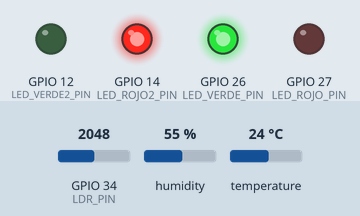
A sketch run on a simulated ESP32. On the bench: output pins drawn as LEDs (lit = HIGH). The test bench sets the inputs (shaded band); at power-on: humidity 55 %, temperature 24 °C, GPIO 34 (LDR_PIN) = 2048. WiFi joins after 1.5 s; servers stay silent unless stated; uploads are accepted with an empty reply; what the sketch prints to the serial monitor is not drawn.

Above: at 5.0 s.
5.1 s: humidity set to 78 %
19.1 s: humidity set to 81 %
30.3 s: temperature set to 29 °C
At 35.3 s:
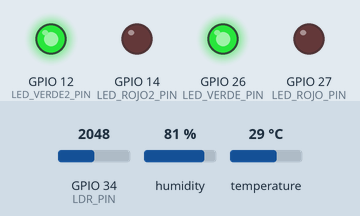
41.5 s: temperature set to 32 °C
At 50.3 s:
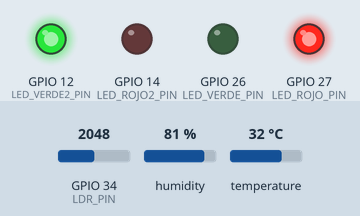
52.7 s: humidity set to 22 %
At 64.5 s:
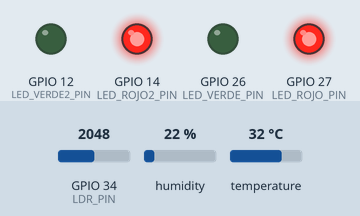
65.4 s: humidity set to 88 %
At 79.7 s:
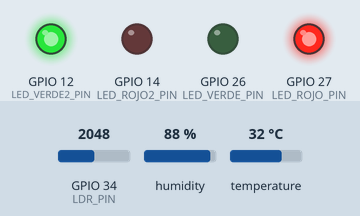
Timing chart, 0 to 80.4 s (numbered marks = the images above; inputs shaded):
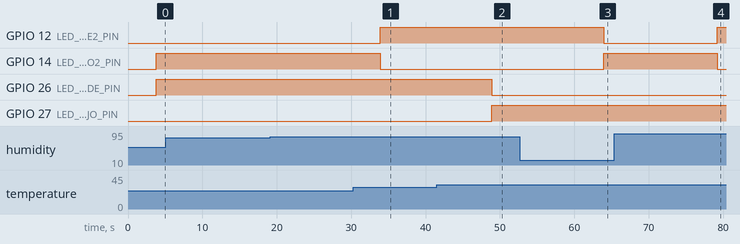

Measured:
- the behaviour switches between 30 and 31 °C on temperature (found by bisection; images 1 and 2)
- after the input at 5.1 s, every drawn part: stays the same
- after the input at 19.1 s, every drawn part: stays the same
- after the input at 41.5 s, GPIO 26 (LED_VERDE_PIN): HIGH → LOW after 7.4 s; GPIO 27 (LED_ROJO_PIN): LOW → HIGH after 7.4 s
- after the input at 52.7 s, GPIO 12 (LED_VERDE2_PIN): HIGH → LOW after 11.3 s; GPIO 14 (LED_ROJO2_PIN): LOW → HIGH after 11.3 s
- after the input at 65.4 s, GPIO 12 (LED_VERDE2_PIN): LOW → HIGH after 13.8 s; GPIO 14 (LED_ROJO2_PIN): HIGH → LOW after 13.8 s

The sketch:

program.ino
```cpp
#include <DHT.h>           // Librería para interactuar con el sensor DHT (Temperatura y Humedad)
#include <WiFi.h>          // Librería para la conexión WiFi
#include <HTTPClient.h>    // Librería para realizar peticiones HTTP (necesaria para el Webhook)
#include <WiFiClientSecure.h> // Librería para manejar conexiones HTTPS (seguras) como la de Discord


// =================================================================
// 1. CONFIGURACIÓN DE RED Y WEBHOOK
// =================================================================

const bool MODO_OFFLINE = false;  // Si es 'true', el ESP32 NO intentará conectarse a WiFi ni enviará mensajes a Discord.
#define SSID "Enma"                  // Nombre (SSID) de la red WiFi a la que se conectará el ESP32
#define PASSWORD "12345678"                         // Contraseña de la red
// URL completa del Webhook de Discord para enviar notificaciones de alerta
#define DISCORD_WEBHOOK_URL "https://discord.com/api/webhooks/1437819811915628705/YXGigV365ycnQdp17CIawfg5VbqWDYvN0e5G5NSwFgGx4RFFsxCMW-QFn4ef0wVigo8Q"


// =================================================================
// 2. CONFIGURACIÓN DE HARDWARE Y LÓGICA
// =================================================================
const byte LED_ROJO_PIN = 27;        // Pin del LED Rojo: Indica estado crítico de TEMPERATURA
const byte LED_VERDE_PIN = 26;       // Pin del LED Verde: Indica estado OK de TEMPERATURA
const byte LED_ROJO2_PIN = 14;       // Pin del segundo LED Rojo: Indica estado crítico de HUMEDAD
const byte LED_VERDE2_PIN = 12;     // Pin del segundo LED Verde: Indica estado OK de HUMEDAD
const byte DHT_SENSOR_PIN = 13;     // Pin de datos donde está conectado el sensor DHT
const byte LDR_PIN= 34;             // Pin analógico donde está conectado el sensor de luz (LDR)
#define DHT_SENSOR_TYPE DHT11       // Especificación del tipo de sensor DHT utilizado (DHT11)


// Inicialización del objeto DHT, pasándole el pin y el tipo de sensor
DHT dht_sensor(DHT_SENSOR_PIN, DHT_SENSOR_TYPE);


// LÍMITES CRÍTICOS PARA LA PLANTA
const float TEMP_CRITICA_BAJA = 10.0;    // Temperatura mínima tolerable para la planta (°C)
const float TEMP_CRITICA_ALTA = 30.0;    // Temperatura máxima tolerable para la planta (°C)
const float HUMEDAD_CRITICA_BAJA = 80; // Humedad relativa mínima tolerable para la planta (%)
// El ESP32 tiene un ADC de 12 bits, por lo que el valor máximo es 4095.
const float VALOR_MAXIMO_LUZ_PERMITIDO = 1000; // Valor analógico máximo permitido para considerar que la planta NO está en el sol (mas luz = menos valor analógico)


// Intervalos de tiempo de lectura
// Frecuencia de lectura en minutos (0.25 min = 15 segundos)
const float INTERVALO_LECTURA_M = 0.25;

// Conversión del intervalo a milisegundos para usar en delay().
// Usamos long en el resultado final ya que delay() requiere milisegundos (un entero grande).
const long INTERVALO_LECTURA_MS = (long)(INTERVALO_LECTURA_M * 60.0 * 1000.0);


// Tiempo mínimo en milisegundos entre dos notificaciones de alerta consecutivas
const unsigned long COOLDOWN_ALERTA_M = 1UL;               // Tiempo de enfriamiento en minutos
const unsigned long COOLDOWN_ALERTA_MS = COOLDOWN_ALERTA_M * 60UL * 1000UL;
unsigned long tiempoUltimaAlerta = 0;           // Variable para almacenar el tiempo (millis()) de la última alerta enviada

// =================================================================
// FUNCIÓN PARA ENVIAR NOTIFICACIONES A NUESTRO CANAL DE DISCORD
// =================================================================
void enviarMensajeDiscord(String mensaje) {
    // Si MODO_OFFLINE es verdadero, la función termina inmediatamente sin hacer nada.
    if (MODO_OFFLINE) {
        Serial.println(F("[OFFLINE] Notificación de Discord omitida."));
        return;
    }

    if (WiFi.status() == WL_CONNECTED) { // Verifica si hay conexión WiFi
        WiFiClientSecure client;
        client.setInsecure(); // Permite conexiones SSL/TLS sin validación estricta de certificado (útil en entornos como Wokwi)
        HTTPClient http;
        http.begin(client, DISCORD_WEBHOOK_URL); // Inicializa la conexión HTTP al Webhook
        http.setConnectTimeout(30000);            // Configura un tiempo de espera para la conexión (30 segundos)
        http.addHeader("Content-Type", "application/json"); // Especifica que el cuerpo del mensaje es JSON

        // Construye el payload JSON con el mensaje a enviar
        String payload = "{\"content\": \"" + mensaje + "\"}";

        Serial.print(F("Enviando a Discord: "));
        Serial.println(payload);

        int httpCode = http.POST(payload); // Envía la petición POST

        if (httpCode > 0) {
            if (httpCode == 204) { // Código 204 No Content: Respuesta exitosa de Discord para Webhooks
                Serial.println(F("Mensaje enviado con éxito."));
            } else {
                Serial.printf("[HTTP] Código de respuesta: %d\n", httpCode);
                Serial.println(http.getString());
            }
        } else {
            // Manejo de errores de conexión HTTP
            Serial.printf("[HTTP] Falló la conexión, error: %s\n", http.errorToString(httpCode).c_str());
        }

        http.end(); // Cierra la conexión HTTP
    } else {
        Serial.println(F("No hay conexión WiFi para enviar el mensaje."));
    }
}


// =================================================================
// INICIALIZACION
// =================================================================
void setup() {
    Serial.begin(115200); // Inicializa la comunicación serial a 115200 baudios

    // Muestra el modo de operación actual
    if (MODO_OFFLINE) {
        Serial.println(F("Sistema de monitoreo de planta iniciado en MODO OFFLINE."));
        Serial.println(F("Las conexiones WiFi y notificaciones de Discord están deshabilitadas."));
    } else {
        Serial.println(F("Sistema de monitoreo de planta iniciado en MODO ONLINE."));
    }
    delay(100);

    // Configuración de los pines de LED como SALIDA
    pinMode(LED_ROJO_PIN, OUTPUT);
    pinMode(LED_VERDE_PIN, OUTPUT);
    pinMode(LED_ROJO2_PIN, OUTPUT);
    pinMode(LED_VERDE2_PIN, OUTPUT);

    // Configuración del pin LDR como ENTRADA (analógica por defecto en ESP32, pero buena práctica declararlo)
    pinMode(LDR_PIN, INPUT);

    dht_sensor.begin(); // Inicializa el sensor DHT

    // Conexión a Internet (solo si MODO_OFFLINE es falso)
    if (!MODO_OFFLINE) {
        Serial.print(F("Conectando a red: "));
        Serial.println(SSID);
        WiFi.begin(SSID, PASSWORD); // Intenta conectar a la red
        while (WiFi.status() != WL_CONNECTED) { // Bucle de espera hasta que la conexión se establezca
            delay(500);
            Serial.print(".");
        }
        Serial.println(F("¡Conexión Wi-Fi establecida!"));

        // Envía un mensaje de inicio a Discord confirmando el funcionamiento
        enviarMensajeDiscord("✅ Sistema de monitoreo de planta iniciado");
    }
    delay(2000);
}

// =================================================================
// PROGRAMA PRINCIPAL
// =================================================================
void loop() {
    // Lectura de datos del sensor DHT
    float humedad = dht_sensor.readHumidity();
    float temperatura = dht_sensor.readTemperature();
    String mensajeAlerta = ""; // Cadena para acumular los mensajes de alerta si las condiciones son críticas

    // 1. Verificación de lectura del sensor (errores comunes del DHT)
    if (isnan(temperatura) || isnan(humedad)) {
        Serial.println(F("Error al leer datos del Sensor DHT"));
        // Enciende todos los LEDs (o parpadean, etc.) para indicar un fallo de lectura del sensor
        digitalWrite(LED_ROJO_PIN, HIGH);
        digitalWrite(LED_VERDE_PIN, HIGH);
        digitalWrite(LED_ROJO2_PIN, HIGH);
        digitalWrite(LED_VERDE2_PIN, HIGH);
    } else {
        // 2. Lógica de Alertas y Acumulación de Mensajes

        // Verificar Temperatura Baja
        if (temperatura < TEMP_CRITICA_BAJA) {
            mensajeAlerta = mensajeAlerta+  "**TEMPERATURA BAJA:** T=" + String(temperatura, 1) + "°C (Mín. permitida:" + String(TEMP_CRITICA_BAJA) + "°C). ";
        }
        // Verificar Temperatura Alta (el 'else if' asegura que no se evalúen las dos condiciones a la vez)
        else if (temperatura > TEMP_CRITICA_ALTA) {

            // Lógica combinada: Temperatura Alta + Luz
            // El valor del LDR es inversamente proporcional a la luz (mayor luz = menor valor analógico).
            if(analogRead(LDR_PIN) < VALOR_MAXIMO_LUZ_PERMITIDO) {
                // La planta está muy iluminada (posiblemente al sol) y hace calor
                mensajeAlerta = mensajeAlerta + "**TEMPERATURA ALTA Y PLANTA EN EL SOL:** T=" + String(temperatura, 1) + "°C (Máx.permitida: " + String(TEMP_CRITICA_ALTA) + "°C). POR FAVOR ALEJE LA PLANTA DEL SOL ";
            }
            else {
                // La planta tiene temperatura alta, pero no por exceso de luz
                mensajeAlerta = mensajeAlerta + "**TEMPERATURA ALTA:** T=" + String(temperatura, 1) + "°C (Máx. permitida: " + String(TEMP_CRITICA_ALTA) + "°C). ";
            }
        }

        // Verificar Humedad Baja (esta verificación es independiente de las de temperatura)
        if (humedad < HUMEDAD_CRITICA_BAJA) {
            mensajeAlerta = mensajeAlerta + "**HUMEDAD BAJA:** H=" + String(humedad, 1) + "% (Mín. permitida: " + String(HUMEDAD_CRITICA_BAJA) + "%). ";
        }

        // 3. Control de LEDs y Envío de Discord

            // Control de LEDs de TEMPERATURA
            if ((temperatura < TEMP_CRITICA_BAJA) || (temperatura > TEMP_CRITICA_ALTA) ) {
                digitalWrite(LED_ROJO_PIN, HIGH); // Rojo ON
                digitalWrite(LED_VERDE_PIN, LOW);  // Verde OFF
            }
            else
            {
                digitalWrite(LED_ROJO_PIN, LOW); // Rojo OFF
                digitalWrite(LED_VERDE_PIN, HIGH);  // Verde OM
            }


            // Control de LEDs de HUMEDAD
            if (humedad < HUMEDAD_CRITICA_BAJA) {
                digitalWrite(LED_ROJO2_PIN, HIGH); // Rojo ON
                digitalWrite(LED_VERDE2_PIN, LOW); // Verde OFF
            }
            // Si la humedad está OK, el código entra en el 'else' y los LEDs se ponen en verde.
            else {
                digitalWrite(LED_ROJO2_PIN, LOW);
                digitalWrite(LED_VERDE2_PIN, HIGH);
            }

            Serial.print(F("ALERTA : "));
            Serial.println(mensajeAlerta);

            // Logica del enfriamiento de alertas
            if ((millis() - tiempoUltimaAlerta >= COOLDOWN_ALERTA_MS) && mensajeAlerta.length() > 0) {
                enviarMensajeDiscord("🚨 ALERTA DE PLANTA: " + mensajeAlerta); // Envía el mensaje  si el modo offline está desactivado y se paso el tiempo de enfriamiento
                tiempoUltimaAlerta = millis(); // Actualiza el tiempo de la última alerta
            } else {
                unsigned long tiempoRestante = (COOLDOWN_ALERTA_MS - (millis() - tiempoUltimaAlerta)) / 1000UL;
                Serial.print(F("Alerta silenciada, no se envió a Discord. Se volveran a enviar alertas en "));
                Serial.print(tiempoRestante);
                Serial.println(F(" segundos."));


        } if (mensajeAlerta.length() == 0) {
            // CONDICIÓN BUENA (No hay alertas, LEDs Verdes ON)

            Serial.print(F("Condiciones OK"));
        }

        // Impresión de las lecturas actuales por el Serial Monitor
        Serial.print(F(" T: "));
        Serial.print(temperatura, 1);
        Serial.print(F("°C, H: "));
        Serial.print(humedad, 1);
        Serial.println(F("%"));
    }

    // Espera antes de la próxima lectura (controla la frecuencia de muestreo)
    delay(INTERVALO_LECTURA_MS);
}
```
